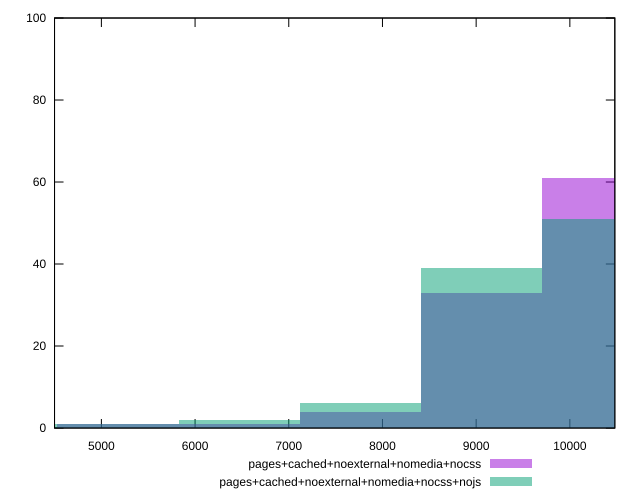

Source code (gnuplot):
reset

$pagesCachedNoexternalNomediaNocss <<EOF
10354.964271291867 61
5177.482135645933 1
9060.593737380383 33
7766.2232034689005 4
6471.852669557416 1
EOF

$pagesCachedNoexternalNomediaNocssNojs <<EOF
10354.964271291867 51
9060.593737380383 39
7766.2232034689005 6
3883.1116017344502 1
5177.482135645933 1
6471.852669557416 2
EOF

set key outside below
set boxwidth 1294.3705339114833
set xrange [4500:10480]
set yrange [0:100]
set trange [0:100]
set style fill transparent solid 0.5 noborder
set terminal svg size 640, 500 enhanced background rgb 'white'
set output "reprap/uses-text-compression/comparison/histogram/4_vs_5.svg"

plot $pagesCachedNoexternalNomediaNocss title "pages+cached+noexternal+nomedia+nocss" with boxes, \
     $pagesCachedNoexternalNomediaNocssNojs title "pages+cached+noexternal+nomedia+nocss+nojs" with boxes

reset
